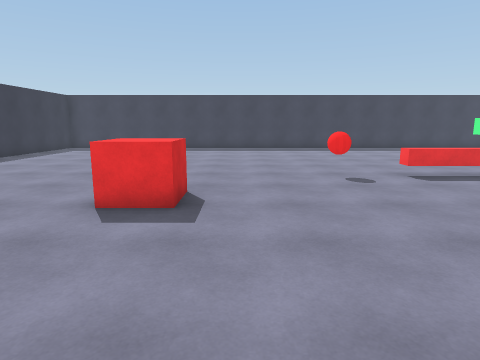
[1] (above)

17 first-person views from a walk through a scene from a Unity 3-D project. The camera is 1.3 m above the floor, tilts 10° down and sees 75° across. The floor is counted in squares, 1 m on a side. Each view is taken from the middle of a square. On the plan, view 1 faces up. The plan holds only what a view shows up to about 14 squares ahead; the rest is blank. The place goes on beyond the plan. The player character is not drawn.

[2]
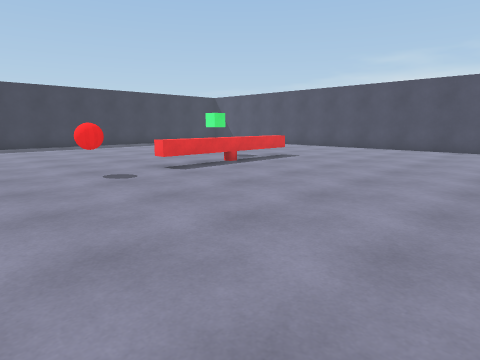

[3]
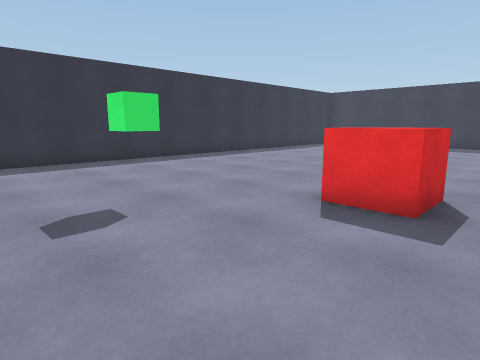

[4]
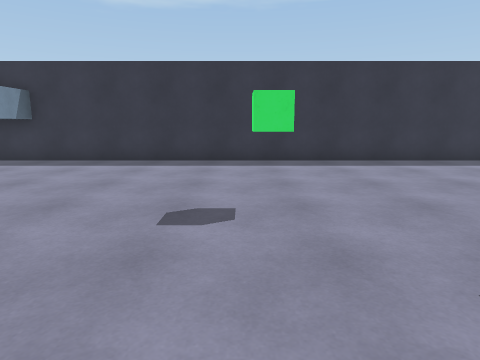

[5]
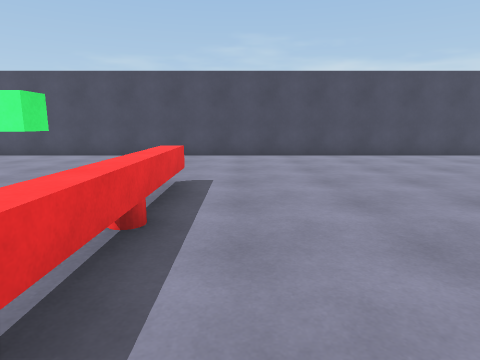

[6]
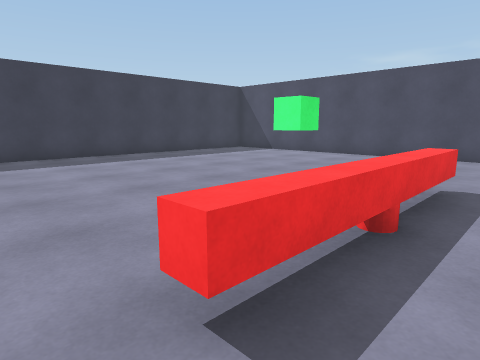

[7]
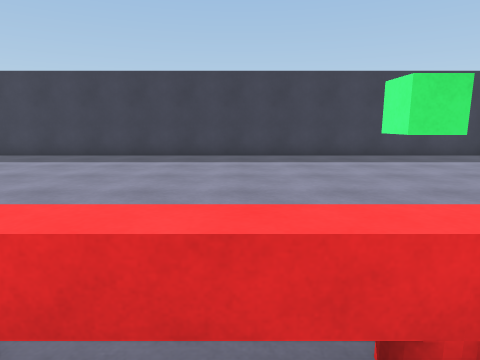

[8]
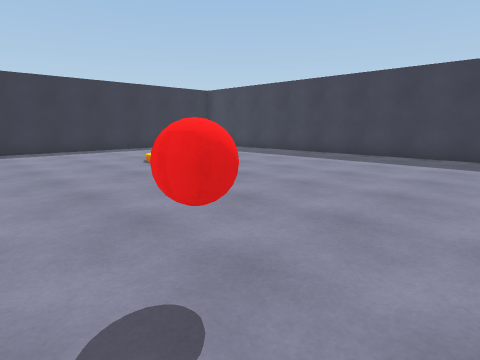

[9]
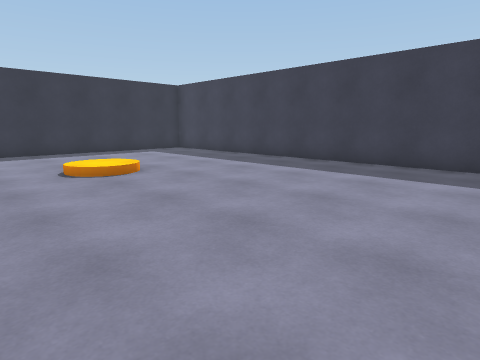

[10]
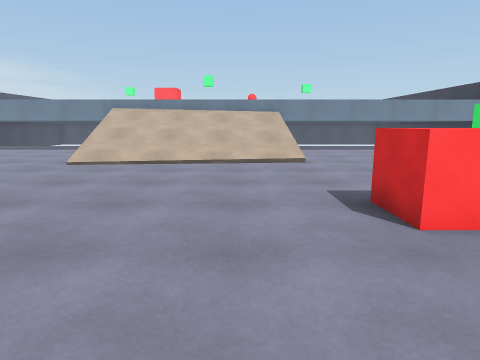

[11]
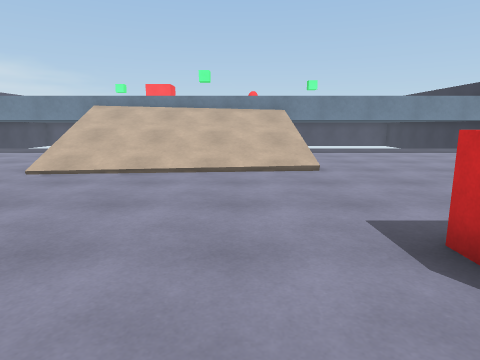

[12]
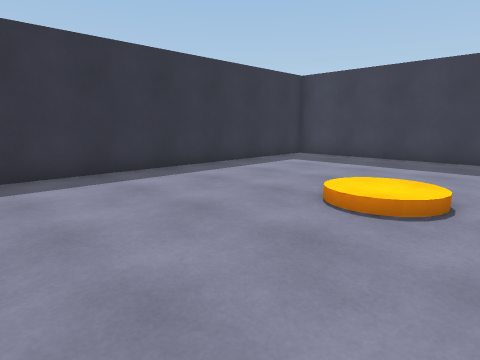

[13]
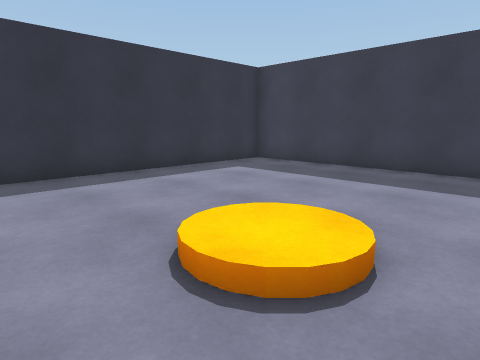

[14]
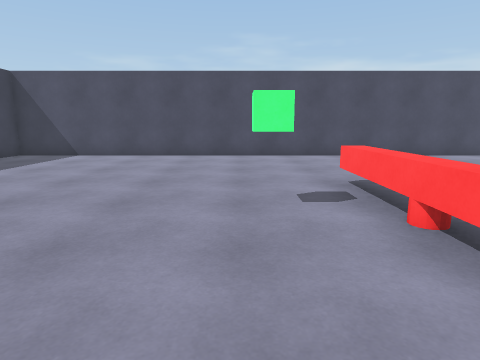

[15]
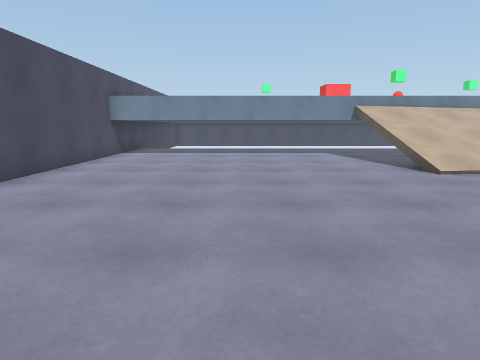

[16]
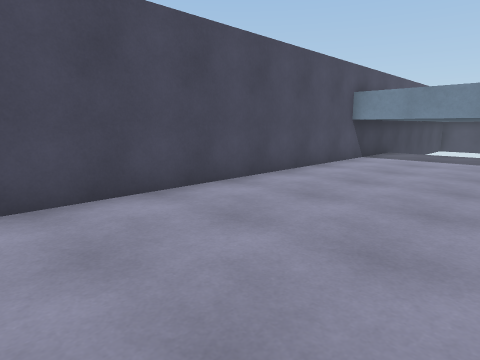

[17]
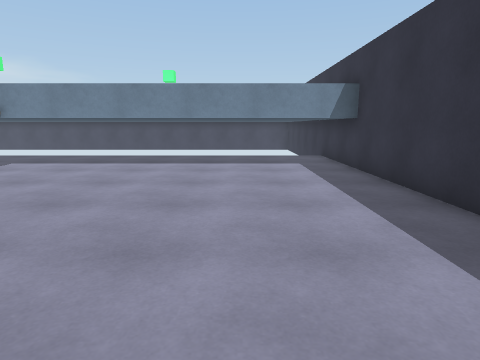

### Floor plan
Key: @ floor where view 1 was taken; # wall or solid block; . main floor; : floor 0.25 m higher than the main floor; / step, stairs or slope; = window, fence, low wall or low ledge; ^ raised ledge; v drop or lower ground; O other object.
Columns run from 12 left of view 1 to 18 right of it. Each row starts with its distance up from view 1.
 22 ###############################
 21 #.............................#
 20 #.............................#
 19 #.............................#
 18 #.............................#
 17 #.............................#
 16 #.............................#
 15 #...../:/.....................#
 14 #...../:/.....................#
 13 #.............................#
 12 #.............................#
 11 #.............................#
 10 #................=^^^^^^......#
  9 #..............O.=^^^^^.......#
  8 #.............................#
  7 #........OOO..................#
  6 #........OOO..................#
  5 #.............................#
  4 #.............................#
  3 #.............................#
  2 #.............................#
  1 #.............................#
  0 #........../@///////..........#
 -1 #..........=///////=..........#
 -2 #..........////////v..........#
 -3 #..........////////v..........#
 -4 #..........v/////// ..........#
 -5 ^                             ^
 -6 ^                             ^
 -7 ^                             ^
 -8 ^                             ^
 -9 ^

Positions as (right, up) in squares from view 1, and headings:
1: (0, 0), facing up
2: (0, 1), facing up-right
3: (0, 1), facing up-left
4: (0, 3), facing left
5: (4, 8), facing right
6: (4, 8), facing up-right
7: (7, 8), facing up
8: (5, 8), facing up-left
9: (4, 11), facing up-left
10: (1, 11), facing down
11: (1, 9), facing down
12: (-3, 9), facing up-left
13: (-3, 12), facing up-left
14: (4, 12), facing right
15: (12, 9), facing down
16: (12, 7), facing down-right
17: (-8, 5), facing down
